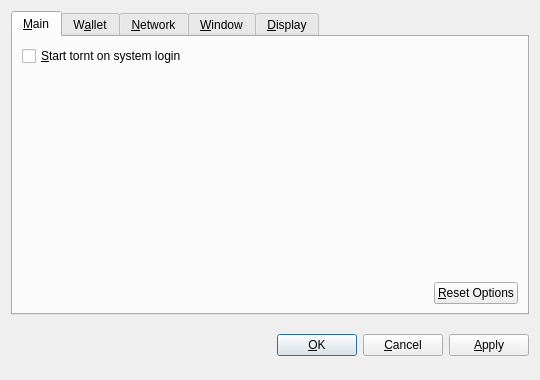
<?xml version="1.0" encoding="UTF-8"?>
<ui version="4.0">
 <class>OptionsDialog</class>
 <widget class="QDialog" name="OptionsDialog">
  <property name="geometry">
   <rect>
    <x>0</x>
    <y>0</y>
    <width>540</width>
    <height>380</height>
   </rect>
  </property>
  <property name="windowTitle">
   <string>Options</string>
  </property>
  <property name="modal">
   <bool>true</bool>
  </property>
  <layout class="QVBoxLayout" name="verticalLayout">
   <item>
    <widget class="QTabWidget" name="tabWidget">
     <property name="tabPosition">
      <enum>QTabWidget::North</enum>
     </property>
     <property name="currentIndex">
      <number>0</number>
     </property>
     <widget class="QWidget" name="tabMain">
      <attribute name="title">
       <string>&amp;Main</string>
      </attribute>
      <layout class="QVBoxLayout" name="verticalLayout_Main">
       <item>
        <widget class="QCheckBox" name="bitcoinAtStartup">
         <property name="toolTip">
          <string>Automatically start tornt after logging in to the system.</string>
         </property>
         <property name="text">
          <string>&amp;Start tornt on system login</string>
         </property>
        </widget>
       </item>
       <item>
        <spacer name="verticalSpacer_Main">
         <property name="orientation">
          <enum>Qt::Vertical</enum>
         </property>
         <property name="sizeHint" stdset="0">
          <size>
           <width>20</width>
           <height>40</height>
          </size>
         </property>
        </spacer>
       </item>
       <item>
        <layout class="QHBoxLayout" name="horizontalLayout_2_Main">
         <item>
          <spacer name="horizontalSpacer_2_Main">
           <property name="orientation">
            <enum>Qt::Horizontal</enum>
           </property>
           <property name="sizeHint" stdset="0">
            <size>
             <width>40</width>
             <height>20</height>
            </size>
           </property>
          </spacer>
         </item>
         <item>
          <widget class="QPushButton" name="resetButton">
           <property name="toolTip">
            <string>Reset all client options to default.</string>
           </property>
           <property name="text">
            <string>&amp;Reset Options</string>
           </property>
           <property name="autoDefault">
            <bool>false</bool>
           </property>
          </widget>
         </item>
        </layout>
       </item>
      </layout>
     </widget>
     <widget class="QWidget" name="tabWallet">
      <attribute name="title">
       <string>W&amp;allet</string>
      </attribute>
      <layout class="QVBoxLayout" name="verticalLayout_Network">
       <item>
        <widget class="QLabel" name="transactionFeeInfoLabel">
         <property name="text">
          <string>Optional transaction fee per kB that helps make sure your transactions are processed quickly. Most transactions are 1 kB.</string>
         </property>
         <property name="textFormat">
          <enum>Qt::PlainText</enum>
         </property>
         <property name="wordWrap">
          <bool>true</bool>
         </property>
        </widget>
       </item>
       <item>
        <layout class="QHBoxLayout" name="horizontalLayout_1_Main">
         <item>
          <widget class="QLabel" name="transactionFeeLabel">
           <property name="text">
            <string>Pay transaction &amp;fee</string>
           </property>
           <property name="textFormat">
            <enum>Qt::PlainText</enum>
           </property>
           <property name="buddy">
            <cstring>transactionFee</cstring>
           </property>
          </widget>
         </item>
         <item>
          <widget class="BitcoinAmountField" name="transactionFee"/>
         </item>
         <item>
          <spacer name="horizontalSpacer_1_Main">
           <property name="orientation">
            <enum>Qt::Horizontal</enum>
           </property>
           <property name="sizeHint" stdset="0">
            <size>
             <width>40</width>
             <height>20</height>
            </size>
           </property>
          </spacer>
         </item>
        </layout>
       </item>
       <item>
        <widget class="QLabel" name="label">
         <property name="text">
          <string>If you disable the spending of unconfirmed change, the change from a transaction cannot be used until that transaction has at least one confirmation. This also affects how your balance is computed.</string>
         </property>
         <property name="wordWrap">
          <bool>true</bool>
         </property>
        </widget>
       </item>
       <item>
        <widget class="QCheckBox" name="spendZeroConfChange">
         <property name="text">
          <string>Spend unconfirmed change  (experts only)</string>
         </property>
        </widget>
       </item>
       <item>
        <spacer name="verticalSpacer">
         <property name="orientation">
          <enum>Qt::Vertical</enum>
         </property>
         <property name="sizeHint" stdset="0">
          <size>
           <width>20</width>
           <height>40</height>
          </size>
         </property>
        </spacer>
       </item>
      </layout>
     </widget>
     <widget class="QWidget" name="tabNetwork">
      <attribute name="title">
       <string>&amp;Network</string>
      </attribute>
      <layout class="QVBoxLayout" name="verticalLayout_Network">
       <item>
        <widget class="QCheckBox" name="mapPortUpnp">
         <property name="toolTip">
          <string>Automatically open the tornt client port on the router. This only works when your router supports UPnP and it is enabled.</string>
         </property>
         <property name="text">
          <string>Map port using &amp;UPnP</string>
         </property>
        </widget>
       </item>
       <item>
        <widget class="QCheckBox" name="connectSocks">
         <property name="toolTip">
          <string>Connect to the tornt network through a SOCKS proxy (e.g. when connecting through Tor).</string>
         </property>
         <property name="text">
          <string>&amp;Connect through SOCKS proxy:</string>
         </property>
        </widget>
       </item>
       <item>
        <layout class="QHBoxLayout" name="horizontalLayout_Network">
         <item>
          <widget class="QLabel" name="proxyIpLabel">
           <property name="text">
            <string>Proxy &amp;IP:</string>
           </property>
           <property name="textFormat">
            <enum>Qt::PlainText</enum>
           </property>
           <property name="buddy">
            <cstring>proxyIp</cstring>
           </property>
          </widget>
         </item>
         <item>
          <widget class="QValidatedLineEdit" name="proxyIp">
           <property name="maximumSize">
            <size>
             <width>140</width>
             <height>16777215</height>
            </size>
           </property>
           <property name="toolTip">
            <string>IP address of the proxy (e.g. 127.0.0.1)</string>
           </property>
          </widget>
         </item>
         <item>
          <widget class="QLabel" name="proxyPortLabel">
           <property name="text">
            <string>&amp;Port:</string>
           </property>
           <property name="textFormat">
            <enum>Qt::PlainText</enum>
           </property>
           <property name="buddy">
            <cstring>proxyPort</cstring>
           </property>
          </widget>
         </item>
         <item>
          <widget class="QLineEdit" name="proxyPort">
           <property name="maximumSize">
            <size>
             <width>55</width>
             <height>16777215</height>
            </size>
           </property>
           <property name="toolTip">
            <string>Port of the proxy (e.g. 9050)</string>
           </property>
          </widget>
         </item>
         <item>
          <widget class="QLabel" name="socksVersionLabel">
           <property name="text">
            <string>SOCKS &amp;Version:</string>
           </property>
           <property name="textFormat">
            <enum>Qt::PlainText</enum>
           </property>
           <property name="buddy">
            <cstring>socksVersion</cstring>
           </property>
          </widget>
         </item>
         <item>
          <widget class="QValueComboBox" name="socksVersion">
           <property name="toolTip">
            <string>SOCKS version of the proxy (e.g. 5)</string>
           </property>
          </widget>
         </item>
         <item>
          <spacer name="horizontalSpacer_Network">
           <property name="orientation">
            <enum>Qt::Horizontal</enum>
           </property>
           <property name="sizeHint" stdset="0">
            <size>
             <width>40</width>
             <height>20</height>
            </size>
           </property>
          </spacer>
         </item>
        </layout>
       </item>
       <item>
        <spacer name="verticalSpacer_Network">
         <property name="orientation">
          <enum>Qt::Vertical</enum>
         </property>
         <property name="sizeHint" stdset="0">
          <size>
           <width>20</width>
           <height>40</height>
          </size>
         </property>
        </spacer>
       </item>
      </layout>
     </widget>
     <widget class="QWidget" name="tabWindow">
      <attribute name="title">
       <string>&amp;Window</string>
      </attribute>
      <layout class="QVBoxLayout" name="verticalLayout_Window">
       <item>
        <widget class="QCheckBox" name="minimizeToTray">
         <property name="toolTip">
          <string>Show only a tray icon after minimizing the window.</string>
         </property>
         <property name="text">
          <string>&amp;Minimize to the tray instead of the taskbar</string>
         </property>
        </widget>
       </item>
       <item>
        <widget class="QCheckBox" name="minimizeOnClose">
         <property name="toolTip">
          <string>Minimize instead of exit the application when the window is closed. When this option is enabled, the application will be closed only after selecting Quit in the menu.</string>
         </property>
         <property name="text">
          <string>M&amp;inimize on close</string>
         </property>
        </widget>
       </item>
       <item>
        <spacer name="verticalSpacer_Window">
         <property name="orientation">
          <enum>Qt::Vertical</enum>
         </property>
         <property name="sizeHint" stdset="0">
          <size>
           <width>20</width>
           <height>40</height>
          </size>
         </property>
        </spacer>
       </item>
      </layout>
     </widget>
     <widget class="QWidget" name="tabDisplay">
      <attribute name="title">
       <string>&amp;Display</string>
      </attribute>
      <layout class="QVBoxLayout" name="verticalLayout_Display">
       <item>
        <layout class="QHBoxLayout" name="horizontalLayout_1_Display">
         <item>
          <widget class="QLabel" name="langLabel">
           <property name="text">
            <string>User Interface &amp;language:</string>
           </property>
           <property name="textFormat">
            <enum>Qt::PlainText</enum>
           </property>
           <property name="buddy">
            <cstring>lang</cstring>
           </property>
          </widget>
         </item>
         <item>
          <widget class="QValueComboBox" name="lang">
           <property name="toolTip">
            <string>The user interface language can be set here. This setting will take effect after restarting tornt.</string>
           </property>
          </widget>
         </item>
        </layout>
       </item>
       <item>
        <layout class="QHBoxLayout" name="horizontalLayout_2_Display">
         <item>
          <widget class="QLabel" name="unitLabel">
           <property name="text">
            <string>&amp;Unit to show amounts in:</string>
           </property>
           <property name="textFormat">
            <enum>Qt::PlainText</enum>
           </property>
           <property name="buddy">
            <cstring>unit</cstring>
           </property>
          </widget>
         </item>
         <item>
          <widget class="QValueComboBox" name="unit">
           <property name="toolTip">
            <string>Choose the default subdivision unit to show in the interface and when sending coins.</string>
           </property>
          </widget>
         </item>
        </layout>
       </item>
       <item>
        <widget class="QCheckBox" name="displayAddresses">
         <property name="toolTip">
          <string>Whether to show tornt addresses in the transaction list or not.</string>
         </property>
         <property name="text">
          <string>&amp;Display addresses in transaction list</string>
         </property>
        </widget>
       </item>
       <item>
        <widget class="QCheckBox" name="coinControlFeatures">
         <property name="toolTip">
          <string>Whether to show coin control features or not.</string>
         </property>
         <property name="text">
          <string>Display coin &amp;control features (experts only!)</string>
         </property>
        </widget>
       </item>
       <item>
        <spacer name="verticalSpacer_Display">
         <property name="orientation">
          <enum>Qt::Vertical</enum>
         </property>
         <property name="sizeHint" stdset="0">
          <size>
           <width>20</width>
           <height>40</height>
          </size>
         </property>
        </spacer>
       </item>
      </layout>
     </widget>
    </widget>
   </item>
   <item>
    <layout class="QHBoxLayout" name="horizontalLayout_Buttons">
     <item>
      <spacer name="horizontalSpacer_1">
       <property name="orientation">
        <enum>Qt::Horizontal</enum>
       </property>
       <property name="sizeHint" stdset="0">
        <size>
         <width>40</width>
         <height>48</height>
        </size>
       </property>
      </spacer>
     </item>
     <item>
      <widget class="QLabel" name="statusLabel">
       <property name="font">
        <font>
         <weight>75</weight>
         <bold>true</bold>
        </font>
       </property>
       <property name="text">
        <string/>
       </property>
       <property name="textFormat">
        <enum>Qt::PlainText</enum>
       </property>
       <property name="wordWrap">
        <bool>true</bool>
       </property>
      </widget>
     </item>
     <item>
      <spacer name="horizontalSpacer_2">
       <property name="orientation">
        <enum>Qt::Horizontal</enum>
       </property>
       <property name="sizeHint" stdset="0">
        <size>
         <width>40</width>
         <height>48</height>
        </size>
       </property>
      </spacer>
     </item>
     <item>
      <widget class="QPushButton" name="okButton">
       <property name="text">
        <string>&amp;OK</string>
       </property>
      </widget>
     </item>
     <item>
      <widget class="QPushButton" name="cancelButton">
       <property name="text">
        <string>&amp;Cancel</string>
       </property>
       <property name="autoDefault">
        <bool>false</bool>
       </property>
      </widget>
     </item>
     <item>
      <widget class="QPushButton" name="applyButton">
       <property name="text">
        <string>&amp;Apply</string>
       </property>
       <property name="autoDefault">
        <bool>false</bool>
       </property>
      </widget>
     </item>
    </layout>
   </item>
  </layout>
 </widget>
 <customwidgets>
  <customwidget>
   <class>BitcoinAmountField</class>
   <extends>QSpinBox</extends>
   <header>bitcoinamountfield.h</header>
  </customwidget>
  <customwidget>
   <class>QValueComboBox</class>
   <extends>QComboBox</extends>
   <header>qvaluecombobox.h</header>
  </customwidget>
  <customwidget>
   <class>QValidatedLineEdit</class>
   <extends>QLineEdit</extends>
   <header>qvalidatedlineedit.h</header>
  </customwidget>
 </customwidgets>
 <resources/>
 <connections/>
</ui>
